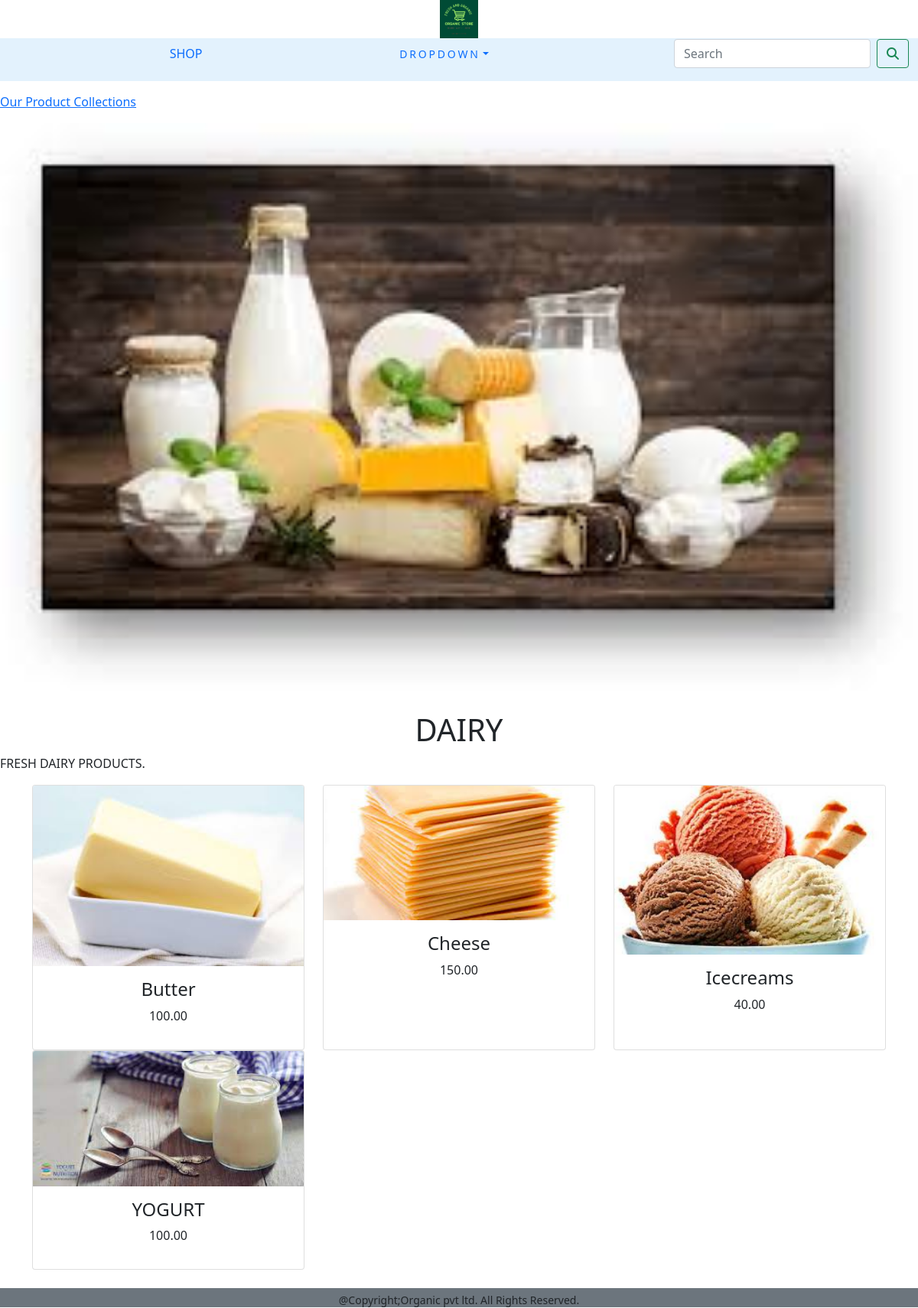
The page /shop/dairy/ on the database its author committed.
### shopping/models.py (models this page shows, shortened)
class Category(models.Model):
    name = models.CharField(max_length=250, unique=True)
    slug = models.SlugField(max_length=250, unique=True)
    description = models.TextField(blank=True)
    image = models.ImageField(upload_to='Category', blank=True)
    class Meta:
        ordering = ('name',)
        verbose_name = 'Category'
        verbose_name_plural = 'Categories'
    def get_url(self):
        return reverse('shopping:products_by_category', args=[self.slug])

class Product(models.Model):
    name = models.CharField(max_length=250, unique=True)
    slug = models.SlugField(max_length=250, unique=True)
    description = models.TextField(blank=True)
    price = models.DecimalField(max_digits=10, decimal_places=2)
    category = models.ForeignKey(Category, on_delete=models.CASCADE)
    image = models.ImageField(upload_to='Product', blank=True)
    stock = models.IntegerField()
    available = models.BooleanField(default=True)
    created = models.DateTimeField(auto_now_add=True)
    updated = models.DateTimeField(auto_now=True)
    def get_url(self):
        return reverse('shopping:prodcatDetail', args=[self.category.slug, self.slug])
    class Meta:
        ordering = ('name',)
        verbose_name = 'Product'
        verbose_name_plural = 'Products'

### shopping/views.py (the view)
# urls.py: path('',views.allprodcat,name='allprodcat'),
def allprodcat(request, c_slug=None):
    c_page = None
    products_list = None
    if c_slug != None:
        c_page = get_object_or_404(Category, slug=c_slug)
        products_list = Product.objects.all().filter(category=c_page, available=True)
    else:
        products_list = Product.objects.all().filter(available=True)
    paginator= Paginator(products_list,6)
    try:
        page=int(request.GET.get('page','1'))
    except:
        page=1
    try:
        products=paginator.page(page)
    except(EmptyPage,InvalidPage):
        products=paginator.page(paginator.num_pages)
    return render(request, "category.html", {'category': c_page, 'products': products})

### cart/context_processors.py (called while the page is built)
def counter(request):
    item_count=0
    if 'admin' in request.path:
        return {}
    else:
        try:
            cart=Cart.objects.filter(cart_id = _Cart_id(request))
            cart_items=CartItem.objects.all().filter(cart=cart[:1])
            for cart_item in cart_items:
                item_count += cart_item.quantity
        except cart.DoesNotExist:
            item_count=0
    return dict(item_count=item_count)

### cart/views.py (called while the page is built)
def _Cart_id(request):
    cart=request.session.session_key
    if not cart:
        cart= request.session.create()
    return cart

### shopping/context_processors.py (called while the page is built)
def menu_links(request):
    links = Category.objects.all()
    return dict(links=links)

### templates/category.html (shortened to what this page needs)
{% extends 'base.html' %}
{% load static %}
{% block content %}
{% if category %}
   <div class="row my_row_class">
       <div class="mx-auto">
           <p><a href="{% url 'shopping:allprodcat' %}">Our Product Collections</a></p>
       </div>
   </div>
{% endif %}
<div class="mx-auto">
    {% if category %}
      <img class="my_image" src="{{category.image.url}}" alt="{{category.name}}">
</div>
      <br>
<div>
    <h1 class="text-center my_title">{{category.name}}</h1>
    <p class="text-justify">{{category.description}}</p>
</div>
     {% endif %}
<div class="container">
    <div class="row mx_auto">
        {% for product in products.object_list %}
          <div class="my_bottom_margin col-9 col-sm-12 col-md-4 xol-lg-4">
              <div class="card h-100 text-center" style="min-width:15rem">
                <div>
                    <a href="{{product.get_url}}"><img class="card-img-top my_image" src="{{product.image.url}}" width="50" height="50"></a>
                </div>
                  <div class="card-body">
                     <h4>{{product.name}}</h4>
                     <P>{{product.price}}</P>
                  </div>
              </div>
          </div>
        {% endfor %}
    </div>
    <br>
</div>
{% endblock %}

### static/css/custom.css (style rules this page uses)
body { font-family:'Roboto', sans-serif; }
.my_row_class { padding-top:15px; }

### rows shown on the page
Category: image (picture), name "DAIRY", description "FRESH DAIRY PRODUCTS."
Product: image (picture), name "Butter", price "100.00"
Product: image (picture), name "Cheese", price "150.00"
Product: image (picture), name "Icecreams", price "40.00"
Product: image (picture), name "YOGURT", price "100.00"
